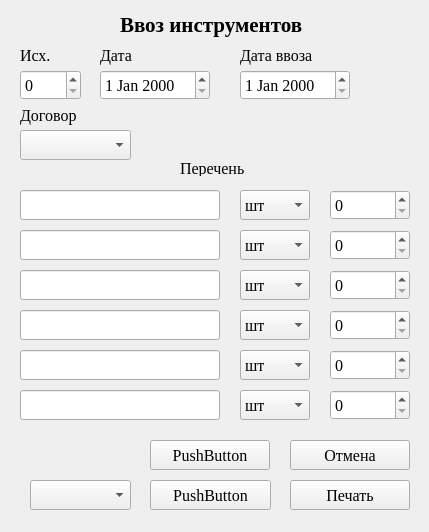
<?xml version="1.0" encoding="UTF-8"?>
<ui version="4.0">
 <class>Form</class>
 <widget class="QWidget" name="Form">
  <property name="geometry">
   <rect>
    <x>0</x>
    <y>0</y>
    <width>429</width>
    <height>532</height>
   </rect>
  </property>
  <property name="windowTitle">
   <string>Form</string>
  </property>
  <widget class="QLabel" name="label">
   <property name="geometry">
    <rect>
     <x>120</x>
     <y>10</y>
     <width>201</width>
     <height>30</height>
    </rect>
   </property>
   <property name="font">
    <font>
     <family>Times New Roman</family>
     <pointsize>16</pointsize>
     <bold>true</bold>
    </font>
   </property>
   <property name="text">
    <string>Ввоз инструментов</string>
   </property>
  </widget>
  <widget class="QLabel" name="label_2">
   <property name="geometry">
    <rect>
     <x>20</x>
     <y>40</y>
     <width>61</width>
     <height>30</height>
    </rect>
   </property>
   <property name="font">
    <font>
     <family>Times New Roman</family>
     <pointsize>12</pointsize>
    </font>
   </property>
   <property name="text">
    <string>Исх.</string>
   </property>
  </widget>
  <widget class="QSpinBox" name="number">
   <property name="geometry">
    <rect>
     <x>20</x>
     <y>70</y>
     <width>61</width>
     <height>30</height>
    </rect>
   </property>
   <property name="font">
    <font>
     <family>Times New Roman</family>
     <pointsize>12</pointsize>
    </font>
   </property>
  </widget>
  <widget class="QDateEdit" name="d_note">
   <property name="geometry">
    <rect>
     <x>100</x>
     <y>70</y>
     <width>110</width>
     <height>30</height>
    </rect>
   </property>
   <property name="font">
    <font>
     <family>Times New Roman</family>
     <pointsize>12</pointsize>
    </font>
   </property>
  </widget>
  <widget class="QComboBox" name="cb_contracts">
   <property name="geometry">
    <rect>
     <x>20</x>
     <y>130</y>
     <width>111</width>
     <height>30</height>
    </rect>
   </property>
   <property name="font">
    <font>
     <family>Times New Roman</family>
     <pointsize>12</pointsize>
    </font>
   </property>
  </widget>
  <widget class="QLineEdit" name="point_1">
   <property name="geometry">
    <rect>
     <x>20</x>
     <y>190</y>
     <width>200</width>
     <height>30</height>
    </rect>
   </property>
   <property name="font">
    <font>
     <family>Times New Roman</family>
     <pointsize>12</pointsize>
    </font>
   </property>
  </widget>
  <widget class="QComboBox" name="si_1">
   <property name="geometry">
    <rect>
     <x>240</x>
     <y>190</y>
     <width>70</width>
     <height>30</height>
    </rect>
   </property>
   <property name="font">
    <font>
     <family>Times New Roman</family>
     <pointsize>12</pointsize>
    </font>
   </property>
   <item>
    <property name="text">
     <string>шт</string>
    </property>
   </item>
   <item>
    <property name="text">
     <string>кг</string>
    </property>
   </item>
   <item>
    <property name="text">
     <string>пар</string>
    </property>
   </item>
   <item>
    <property name="text">
     <string/>
    </property>
   </item>
  </widget>
  <widget class="QSpinBox" name="cb_count_1">
   <property name="geometry">
    <rect>
     <x>330</x>
     <y>190</y>
     <width>80</width>
     <height>30</height>
    </rect>
   </property>
   <property name="font">
    <font>
     <family>Times New Roman</family>
     <pointsize>12</pointsize>
    </font>
   </property>
   <property name="maximum">
    <number>100000</number>
   </property>
  </widget>
  <widget class="QDateEdit" name="d_arrive">
   <property name="geometry">
    <rect>
     <x>240</x>
     <y>70</y>
     <width>110</width>
     <height>30</height>
    </rect>
   </property>
   <property name="font">
    <font>
     <family>Times New Roman</family>
     <pointsize>12</pointsize>
    </font>
   </property>
  </widget>
  <widget class="QLabel" name="label_3">
   <property name="geometry">
    <rect>
     <x>180</x>
     <y>160</y>
     <width>91</width>
     <height>16</height>
    </rect>
   </property>
   <property name="font">
    <font>
     <family>Times New Roman</family>
     <pointsize>12</pointsize>
    </font>
   </property>
   <property name="text">
    <string>Перечень</string>
   </property>
  </widget>
  <widget class="QLabel" name="label_4">
   <property name="geometry">
    <rect>
     <x>100</x>
     <y>40</y>
     <width>49</width>
     <height>30</height>
    </rect>
   </property>
   <property name="font">
    <font>
     <family>Times New Roman</family>
     <pointsize>12</pointsize>
    </font>
   </property>
   <property name="text">
    <string>Дата</string>
   </property>
  </widget>
  <widget class="QLabel" name="label_5">
   <property name="geometry">
    <rect>
     <x>240</x>
     <y>40</y>
     <width>111</width>
     <height>30</height>
    </rect>
   </property>
   <property name="font">
    <font>
     <family>Times New Roman</family>
     <pointsize>12</pointsize>
    </font>
   </property>
   <property name="text">
    <string>Дата ввоза</string>
   </property>
  </widget>
  <widget class="QLabel" name="label_6">
   <property name="geometry">
    <rect>
     <x>20</x>
     <y>100</y>
     <width>111</width>
     <height>30</height>
    </rect>
   </property>
   <property name="font">
    <font>
     <family>Times New Roman</family>
     <pointsize>12</pointsize>
    </font>
   </property>
   <property name="text">
    <string>Договор</string>
   </property>
  </widget>
  <widget class="QPushButton" name="b_ok">
   <property name="geometry">
    <rect>
     <x>290</x>
     <y>480</y>
     <width>120</width>
     <height>30</height>
    </rect>
   </property>
   <property name="font">
    <font>
     <family>Times New Roman</family>
     <pointsize>12</pointsize>
    </font>
   </property>
   <property name="text">
    <string>Печать</string>
   </property>
  </widget>
  <widget class="QSpinBox" name="cb_count_2">
   <property name="geometry">
    <rect>
     <x>330</x>
     <y>230</y>
     <width>80</width>
     <height>30</height>
    </rect>
   </property>
   <property name="font">
    <font>
     <family>Times New Roman</family>
     <pointsize>12</pointsize>
    </font>
   </property>
   <property name="maximum">
    <number>100000</number>
   </property>
  </widget>
  <widget class="QSpinBox" name="cb_count_3">
   <property name="geometry">
    <rect>
     <x>330</x>
     <y>270</y>
     <width>80</width>
     <height>30</height>
    </rect>
   </property>
   <property name="font">
    <font>
     <family>Times New Roman</family>
     <pointsize>12</pointsize>
    </font>
   </property>
   <property name="maximum">
    <number>100000</number>
   </property>
  </widget>
  <widget class="QSpinBox" name="cb_count_4">
   <property name="geometry">
    <rect>
     <x>330</x>
     <y>310</y>
     <width>80</width>
     <height>30</height>
    </rect>
   </property>
   <property name="font">
    <font>
     <family>Times New Roman</family>
     <pointsize>12</pointsize>
    </font>
   </property>
   <property name="maximum">
    <number>100000</number>
   </property>
  </widget>
  <widget class="QSpinBox" name="cb_count_5">
   <property name="geometry">
    <rect>
     <x>330</x>
     <y>350</y>
     <width>80</width>
     <height>30</height>
    </rect>
   </property>
   <property name="font">
    <font>
     <family>Times New Roman</family>
     <pointsize>12</pointsize>
    </font>
   </property>
   <property name="maximum">
    <number>100000</number>
   </property>
  </widget>
  <widget class="QSpinBox" name="cb_count_6">
   <property name="geometry">
    <rect>
     <x>330</x>
     <y>390</y>
     <width>80</width>
     <height>30</height>
    </rect>
   </property>
   <property name="font">
    <font>
     <family>Times New Roman</family>
     <pointsize>12</pointsize>
    </font>
   </property>
   <property name="maximum">
    <number>100000</number>
   </property>
  </widget>
  <widget class="QComboBox" name="si_2">
   <property name="geometry">
    <rect>
     <x>240</x>
     <y>230</y>
     <width>70</width>
     <height>30</height>
    </rect>
   </property>
   <property name="font">
    <font>
     <family>Times New Roman</family>
     <pointsize>12</pointsize>
    </font>
   </property>
   <item>
    <property name="text">
     <string>шт</string>
    </property>
   </item>
   <item>
    <property name="text">
     <string>кг</string>
    </property>
   </item>
   <item>
    <property name="text">
     <string>пар</string>
    </property>
   </item>
   <item>
    <property name="text">
     <string/>
    </property>
   </item>
  </widget>
  <widget class="QComboBox" name="si_3">
   <property name="geometry">
    <rect>
     <x>240</x>
     <y>270</y>
     <width>70</width>
     <height>30</height>
    </rect>
   </property>
   <property name="font">
    <font>
     <family>Times New Roman</family>
     <pointsize>12</pointsize>
    </font>
   </property>
   <item>
    <property name="text">
     <string>шт</string>
    </property>
   </item>
   <item>
    <property name="text">
     <string>кг</string>
    </property>
   </item>
   <item>
    <property name="text">
     <string>пар</string>
    </property>
   </item>
   <item>
    <property name="text">
     <string/>
    </property>
   </item>
  </widget>
  <widget class="QComboBox" name="si_4">
   <property name="geometry">
    <rect>
     <x>240</x>
     <y>310</y>
     <width>70</width>
     <height>30</height>
    </rect>
   </property>
   <property name="font">
    <font>
     <family>Times New Roman</family>
     <pointsize>12</pointsize>
    </font>
   </property>
   <item>
    <property name="text">
     <string>шт</string>
    </property>
   </item>
   <item>
    <property name="text">
     <string>кг</string>
    </property>
   </item>
   <item>
    <property name="text">
     <string>пар</string>
    </property>
   </item>
   <item>
    <property name="text">
     <string/>
    </property>
   </item>
  </widget>
  <widget class="QComboBox" name="si_5">
   <property name="geometry">
    <rect>
     <x>240</x>
     <y>350</y>
     <width>70</width>
     <height>30</height>
    </rect>
   </property>
   <property name="font">
    <font>
     <family>Times New Roman</family>
     <pointsize>12</pointsize>
    </font>
   </property>
   <item>
    <property name="text">
     <string>шт</string>
    </property>
   </item>
   <item>
    <property name="text">
     <string>кг</string>
    </property>
   </item>
   <item>
    <property name="text">
     <string>пар</string>
    </property>
   </item>
   <item>
    <property name="text">
     <string/>
    </property>
   </item>
  </widget>
  <widget class="QComboBox" name="si_6">
   <property name="geometry">
    <rect>
     <x>240</x>
     <y>390</y>
     <width>70</width>
     <height>30</height>
    </rect>
   </property>
   <property name="font">
    <font>
     <family>Times New Roman</family>
     <pointsize>12</pointsize>
    </font>
   </property>
   <item>
    <property name="text">
     <string>шт</string>
    </property>
   </item>
   <item>
    <property name="text">
     <string>кг</string>
    </property>
   </item>
   <item>
    <property name="text">
     <string>пар</string>
    </property>
   </item>
   <item>
    <property name="text">
     <string/>
    </property>
   </item>
  </widget>
  <widget class="QLineEdit" name="point_2">
   <property name="geometry">
    <rect>
     <x>20</x>
     <y>230</y>
     <width>200</width>
     <height>30</height>
    </rect>
   </property>
   <property name="font">
    <font>
     <family>Times New Roman</family>
     <pointsize>12</pointsize>
    </font>
   </property>
  </widget>
  <widget class="QLineEdit" name="point_3">
   <property name="geometry">
    <rect>
     <x>20</x>
     <y>270</y>
     <width>200</width>
     <height>30</height>
    </rect>
   </property>
   <property name="font">
    <font>
     <family>Times New Roman</family>
     <pointsize>12</pointsize>
    </font>
   </property>
  </widget>
  <widget class="QLineEdit" name="point_4">
   <property name="geometry">
    <rect>
     <x>20</x>
     <y>310</y>
     <width>200</width>
     <height>30</height>
    </rect>
   </property>
   <property name="font">
    <font>
     <family>Times New Roman</family>
     <pointsize>12</pointsize>
    </font>
   </property>
  </widget>
  <widget class="QLineEdit" name="point_5">
   <property name="geometry">
    <rect>
     <x>20</x>
     <y>350</y>
     <width>200</width>
     <height>30</height>
    </rect>
   </property>
   <property name="font">
    <font>
     <family>Times New Roman</family>
     <pointsize>12</pointsize>
    </font>
   </property>
  </widget>
  <widget class="QLineEdit" name="point_6">
   <property name="geometry">
    <rect>
     <x>20</x>
     <y>390</y>
     <width>200</width>
     <height>30</height>
    </rect>
   </property>
   <property name="font">
    <font>
     <family>Times New Roman</family>
     <pointsize>12</pointsize>
    </font>
   </property>
  </widget>
  <widget class="QPushButton" name="b_cancel">
   <property name="geometry">
    <rect>
     <x>290</x>
     <y>440</y>
     <width>120</width>
     <height>30</height>
    </rect>
   </property>
   <property name="font">
    <font>
     <family>Times New Roman</family>
     <pointsize>12</pointsize>
    </font>
   </property>
   <property name="text">
    <string>Отмена</string>
   </property>
  </widget>
  <widget class="QPushButton" name="pushButton">
   <property name="geometry">
    <rect>
     <x>150</x>
     <y>440</y>
     <width>120</width>
     <height>30</height>
    </rect>
   </property>
   <property name="font">
    <font>
     <family>Times New Roman</family>
     <pointsize>12</pointsize>
    </font>
   </property>
   <property name="text">
    <string>PushButton</string>
   </property>
  </widget>
  <widget class="QPushButton" name="pushButton_2">
   <property name="geometry">
    <rect>
     <x>150</x>
     <y>480</y>
     <width>121</width>
     <height>30</height>
    </rect>
   </property>
   <property name="font">
    <font>
     <family>Times New Roman</family>
     <pointsize>12</pointsize>
    </font>
   </property>
   <property name="text">
    <string>PushButton</string>
   </property>
  </widget>
  <widget class="QComboBox" name="comboBox">
   <property name="geometry">
    <rect>
     <x>30</x>
     <y>480</y>
     <width>101</width>
     <height>30</height>
    </rect>
   </property>
   <property name="font">
    <font>
     <family>Times New Roman</family>
     <pointsize>12</pointsize>
    </font>
   </property>
  </widget>
 </widget>
 <resources/>
 <connections/>
</ui>
